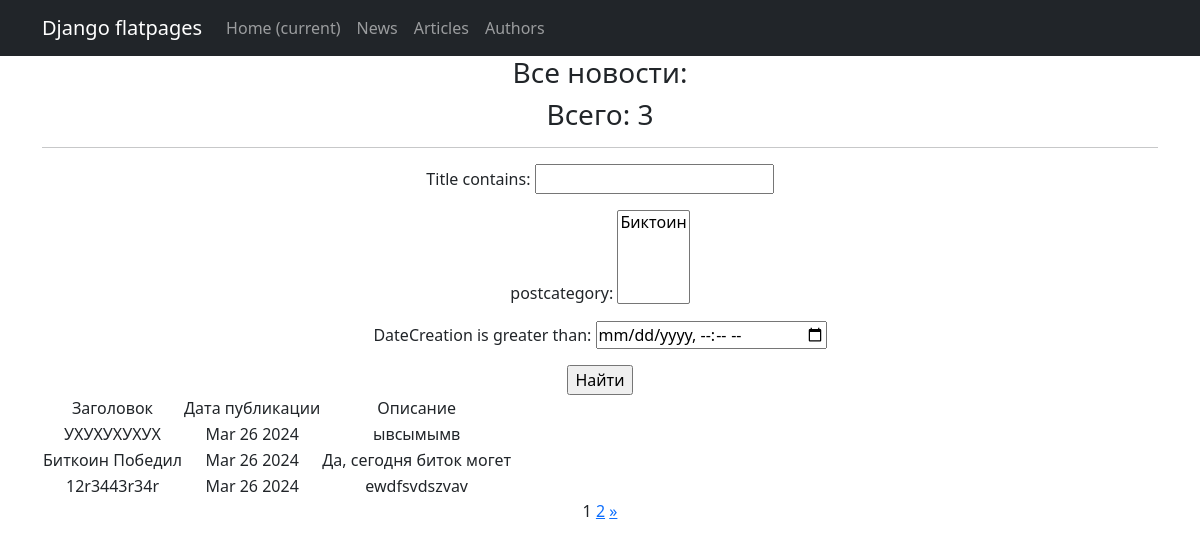
The app's page /post/search/, older data.
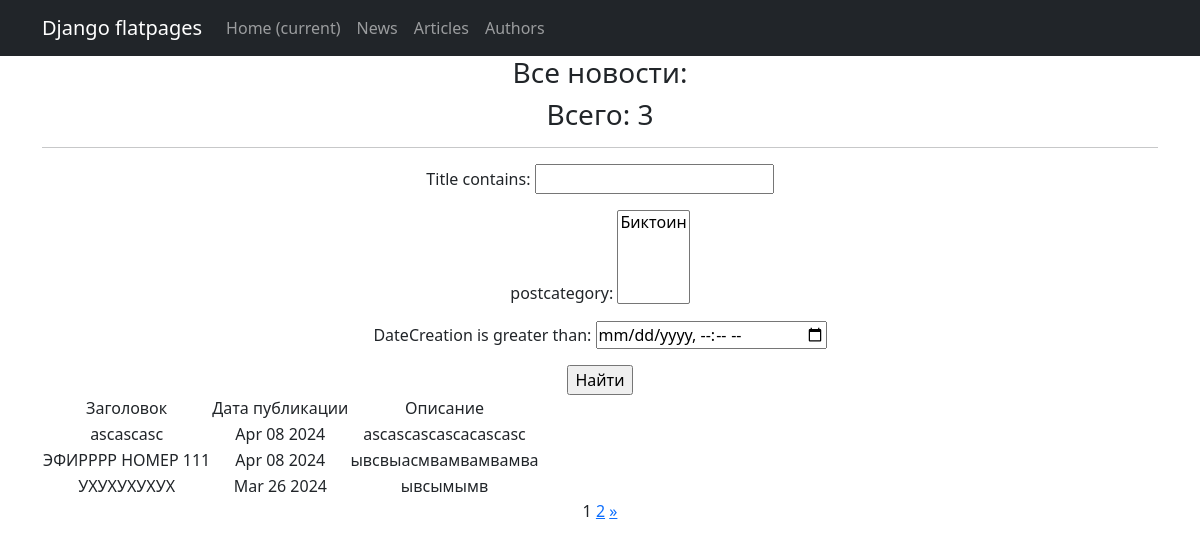
The same page, newer data.
### newapp/models.py (models this page shows, shortened)
class Post(models.Model):
    author = models.ForeignKey(Author, on_delete=models.CASCADE)
    NEWS = 'NW'
    ARTICLE = 'AR'
    CATEGORY_CHOICES = (
        (NEWS, 'Новость'),
        (ARTICLE, 'Статья'),
    )
    categoryType = models.CharField(max_length=2, choices=CATEGORY_CHOICES, default=ARTICLE)
    dateCreation = models.DateTimeField(auto_now_add=True)
    postCategory = models.ManyToManyField(Category, through='PostCategory')
    title = models.CharField(max_length=128)
    text = models.TextField()
    rating = models.SmallIntegerField(default=0)

### newapp/views.py (the view)
# urls.py: path('post/search/', PostsSearch.as_view(), name='post_search'),
class PostsSearch(ListView):
    model = Post
    ordering = '-dateCreation'
    template_name = 'post_search.html'
    context_object_name = 'news'
    paginate_by = 3
    def get_queryset(self):
        queryset = super().get_queryset()
        self.filterset = PostFilter(self.request.GET, queryset)
        return self.filterset.qs
    def get_context_data(self, **kwargs):
        context = super().get_context_data(**kwargs)
        context['filterset'] = self.filterset
        return context

### newapp/models.py (called while the page is built)
    def __str__(self):
        return self.name.title()

### newapp/templatetags/custom_filters.py (called while the page is built)
@register.filter()
def censor(value):
    for word in censored_words:
        value = value.replace(word, '*' * len(word))
    return value

@register.simple_tag(takes_context=True)
def url_replace(context, **kwargs):
    d = context['request'].GET.copy()
    for k, v in kwargs.items():
        d[k] = v
    return d.urlencode()

### templates/post_search.html (shortened to what this page needs)
{% extends 'flatpages/default.html' %}
{% load custom_filters %}
{% block content %}
<h3>Все новости:</h3>
<h3>Всего: {{ news|length }}</h3>
<hr>
<form action ="" method="get">
    {{ filterset.form.as_p }}
    <input type="submit" value="Найти" />
</form>
{% if news %}
<table>
    <tr>
    <td>Заголовок</td>
    <td>Дата публикации</td>
    <td>Описание</td>
    </tr>
    {% for i in news %}
    <tr>
        <td>{{ i.title}} </td>
        <td>{{ i.dateCreation|date:'M d Y' }}</td>
        <td>{{ i.text|truncatewords:20 }}</td>
    </tr>
    {% endfor %}
</table>
{% else %}
<h2>Новостей нет!</h2>
{% endif %}
{{ page_obj.number }}
{% if page_obj.has_next %}
<a href="?{% url_replace page=page_obj.next_page_number %}">{{ page_obj.next_page_number }}</a>
<a href="?page={{ page_obj.paginator.num_pages }}"> &raquo;</a>
{% endif %}
{% endblock content %}

Row changes from the older to the newer data that the page shows:
no longer on this page (row unchanged): Post: title "Биткоин Победил", dateCreation "Mar 26 2024", text "Да, сегодня биток могет"
no longer on this page (row unchanged): Post: title "12r3443r34r", dateCreation "Mar 26 2024", text "ewdfsvdszvav"
added Post: title "ascascasc", dateCreation "Apr 08 2024", text "ascascascascacascasc"
added Post: title "ЭФИРРРР НОМЕР 111", dateCreation "Apr 08 2024", text "ывсвыасмвамвамвамва"
